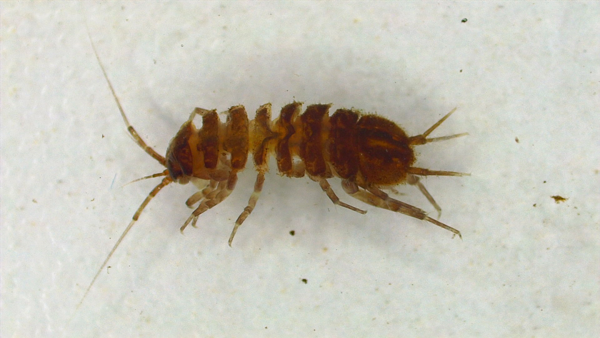
#> input picture data/raw/Asellus sp/CPH-Asellus sp.-107-t.png, 600 x 338 px; its folder holds only this picture in this run
$ python image_preprocessor.py
#> lines starting #> are read from the running program, lines starting #| are printed output that depends on the picture
"""
***********************************
Assessment: 3
Author: u3271260
Group Members: u3281627, u3294093
Date: 28/04/2026
Group Assignment

This module preprocesses macroinvertebrate images for Stage 2
classification. It converts each raw image into a consistent numeric
feature vector that can be used by the classifier service.

NOTE: Code is adapted from the Assignment 3 Full Guidance,
with some modifications to better fit the needs of this project.
***********************************
"""

from pathlib import Path
from typing import Iterable

import cv2
import numpy as np


class ImagePreprocessor:
    """Convert raw image files into normalized model-ready features."""

    def __init__(self, image_size: tuple[int, int] = (128, 128)) -> None:
        """Store the target image size used during preprocessing."""
        self.image_size = image_size

    def transform(self, file_path: str | Path) -> np.ndarray:
        """
        Load one image and convert it into a flattened numeric feature vector.

        Processing steps:
        1. Read the image in grayscale.
        2. Resize the image to the fixed project image size.
        3. Normalize pixel values from 0-255 to 0-1.
        4. Flatten the 2D image into a 1D vector for Scikit-learn.
        """
        file_path = Path(file_path)

        if not file_path.exists():
            raise FileNotFoundError(f"Image file does not exist: {file_path}")

        image = cv2.imread(str(file_path), cv2.IMREAD_GRAYSCALE)
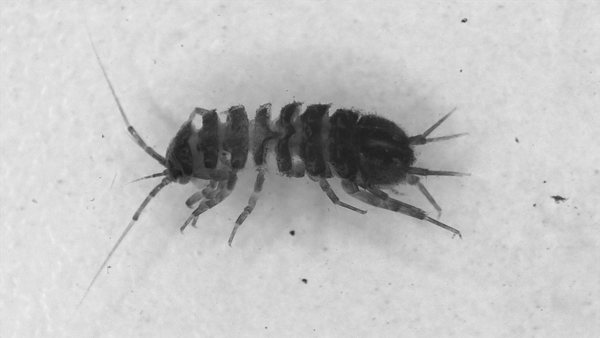
#> image: shape (338, 600); min 27, max 239, mean 193.8

        if image is None:
            raise ValueError(f"Could not read image file: {file_path}")

        resized = cv2.resize(image, self.image_size)
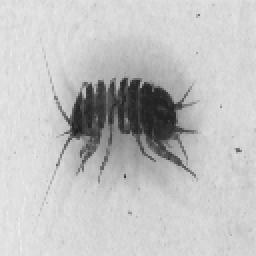
#> resized: shape (128, 128) (shown 2 times larger); min 27, max 236, mean 193.6
        normalized = resized.astype("float32") / 255.0
        flattened = normalized.flatten()
#> flattened = 16384 values, max 0.925 at index 4233, min 0.106 at index 8358, mean 0.759

        return flattened

    def batch_transform(self, file_paths: Iterable[str | Path]) -> np.ndarray:
        """
        Preprocess multiple images and return them as a feature matrix.
        """
        features = []

        for file_path in file_paths:
            features.append(self.transform(file_path))

        return np.array(features)

    def transform_for_display(self, file_path: str | Path) -> np.ndarray:
        """
        Preprocess one image but keep it in 2D form for checking or display.

        This method is useful for testing because it shows the resized and
        normalized image before it is flattened for the classifier.
        """
        file_path = Path(file_path)

        if not file_path.exists():
            raise FileNotFoundError(f"Image file does not exist: {file_path}")

        image = cv2.imread(str(file_path), cv2.IMREAD_GRAYSCALE)

        if image is None:
            raise ValueError(f"Could not read image file: {file_path}")

        resized = cv2.resize(image, self.image_size)
        normalized = resized.astype("float32") / 255.0

        return normalized


if __name__ == "__main__":
    print("--- Image Preprocessor Test ---")

    preprocessor = ImagePreprocessor(image_size=(128, 128))
    data_dir = Path("../../data/raw")
    supported_extensions = {".jpg", ".jpeg", ".png", ".bmp"}

    sample_images = [
        path for path in data_dir.rglob("*")
        if path.suffix.lower() in supported_extensions
    ]

    if not sample_images:
        print("No sample images found in data/raw.")
        print("Place the Kaggle dataset inside data/raw before testing.")
    else:
        sample_path = sample_images[0]
        features = preprocessor.transform(sample_path)
#> features has the same summary as flattened in transform
        display_image = preprocessor.transform_for_display(sample_path)

        print(f"Sample image: {sample_path}")
        print(f"Flattened feature shape: {features.shape}")
#| Flattened feature shape: (16384,)
        print(f"Display image shape: {display_image.shape}")
#| Display image shape: (128, 128)
        print(f"Minimum pixel value: {features.min():.4f}")
#| Minimum pixel value: 0.1059
        print(f"Maximum pixel value: {features.max():.4f}")
#| Maximum pixel value: 0.9255
        print("Preprocessing test completed successfully.")

    print(" Test Finished ")

$ run again, on data/raw/Baetidae sp/CPH-Baetidae sp.-397-t.png
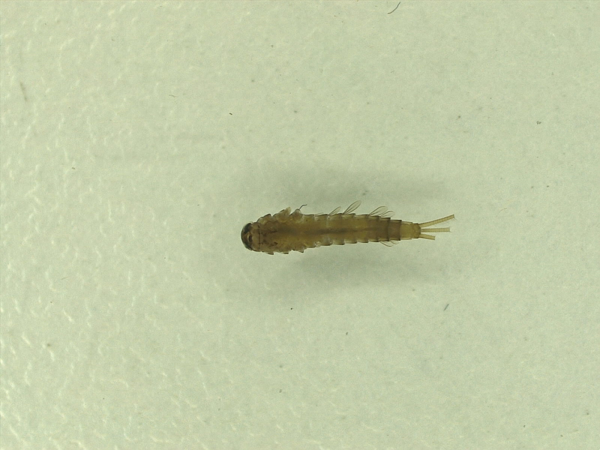
#> input picture data/raw/Baetidae sp/CPH-Baetidae sp.-397-t.png, 600 x 450 px
#> in transform, `image = cv2.imread(str(file_path), cv2.IMREAD_GRAYSCALE)`:
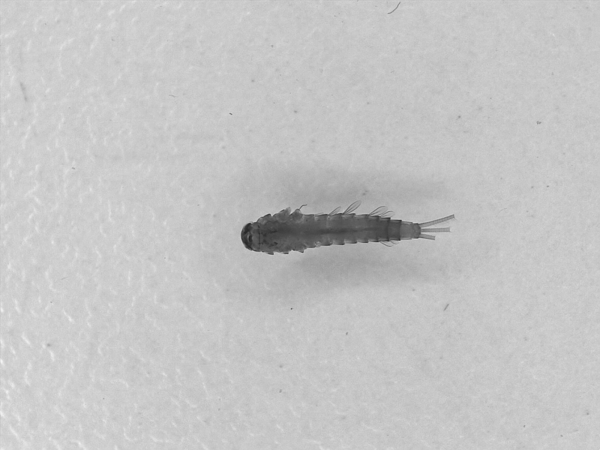
#> image: shape (450, 600); min 37, max 244, mean 196.6
#> in transform, `resized = cv2.resize(image, self.image_size)`:
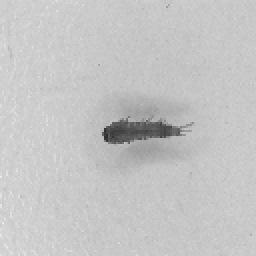
#> resized: shape (128, 128) (shown 2 times larger); min 47, max 235, mean 196.5
#> flattened = 16384 values, max 0.922 at index 14209, min 0.184 at index 8372, mean 0.771
#> features has the same summary as flattened in transform
#| Flattened feature shape: (16384,)
#| Display image shape: (128, 128)
#| Minimum pixel value: 0.1843
#| Maximum pixel value: 0.9216
